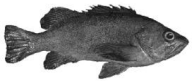
#> input picture assets/fish.png, 192 x 81 px, found by its file name
$ python dlr_test_zone3.py
#> lines starting #> are read from the running program, lines starting #| are printed output that depends on the picture
import matplotlib.pyplot as plt
from math import *
import numpy as np

try:
    img = plt.imread("./assets/fish.png")
#> img is the input picture: shape (81, 192) float32; min 0.0745, max 1, mean 0.627
except FileNotFoundError:
    img = plt.imread("../assets/fish.png")

m, n = img.shape[:2]
#> m = 81; n = 192

angle = 130 # 90 to 135
alpha = (pi * angle) / 180

mrt = ceil(abs(m * cos(alpha)) + abs(n * sin(alpha)))
#> mrt = 200
nrt = ceil(abs(m * sin(alpha)) + abs(n * cos(alpha)))
#> nrt = 186

# we can get away with the deviation in the values by a check later inside the loop
x_offset = nrt - 2
#> x_offset = 184
y_offset = ceil(abs(m * cos(alpha))) - 2
#> y_offset = 51
print(f"{(m, n, mrt, nrt, x_offset, y_offset, ceil(abs(n * sin(alpha)))) = }")
#| (m, n, mrt, nrt, x_offset, y_offset, ceil(abs(n * sin(alpha)))) = (81, 192, 200, 186, 184, 51, 148)

fs = lambda y: y / tan(alpha)                       # starting line equation

rot = np.zeros((mrt, nrt), dtype=img.dtype)

delta_x = abs(sin(alpha))
delta_y = abs(cos(alpha))

for i in range(ceil(abs(n * sin(alpha)))):
    x_, y_ = fs(i), i # starting point

    for px in range(m): # plot all m pixels
        try:
            x, y = round(x_), round(y_)
            rot[y + y_offset, x + x_offset] = img[px, i]
            rot[y + y_offset + 1, x + x_offset] = img[px, i]
            x_ -= delta_x
            y_ -= delta_y
        except IndexError:
            print(f"[index err] mapping {(x + x_offset, y + y_offset)} to {(i, px)}")
            pass
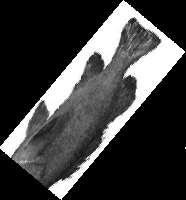
#> rot: shape (200, 186) float32; min 0, max 1, mean 0.246


plt.figure(figsize=(10, 5))
plt.subplot(1, 2, 1)
plt.title("Original Image")
plt.imshow(img, cmap="gray")

plt.subplot(1, 2, 2)
plt.title("Rotated Image")
plt.imshow(rot, cmap="gray")
plt.show()
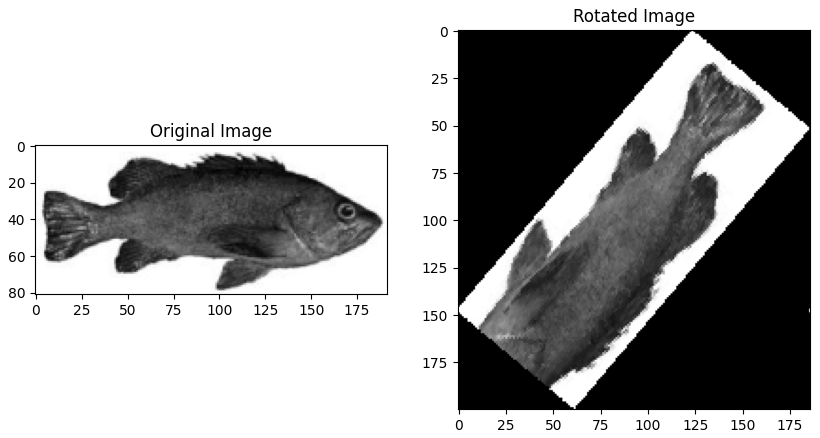
#> figure drawn by matplotlib, 2 panels
